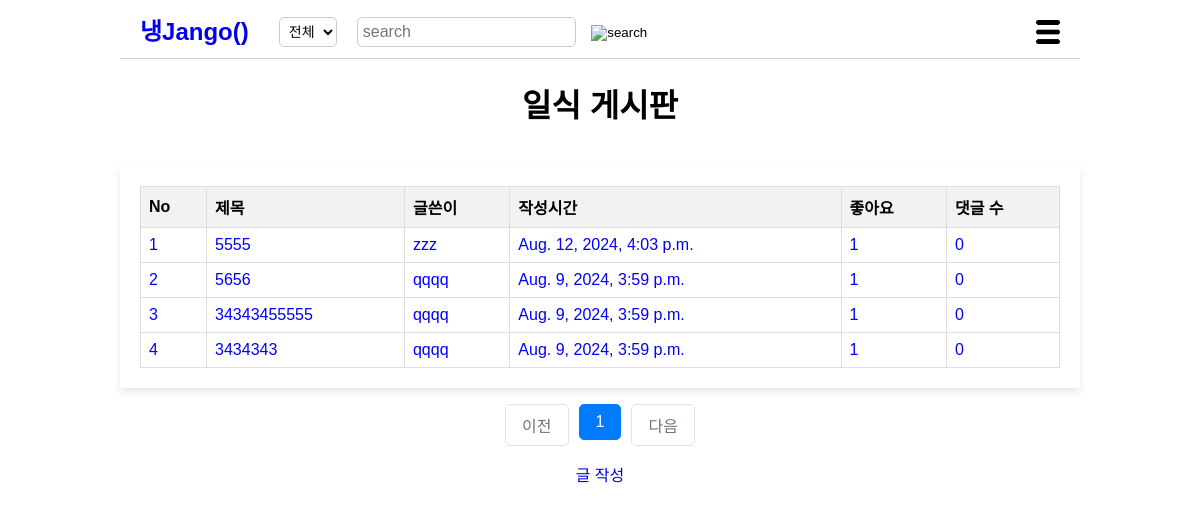
/japanpost/, run on an earlier commit of the app's database.
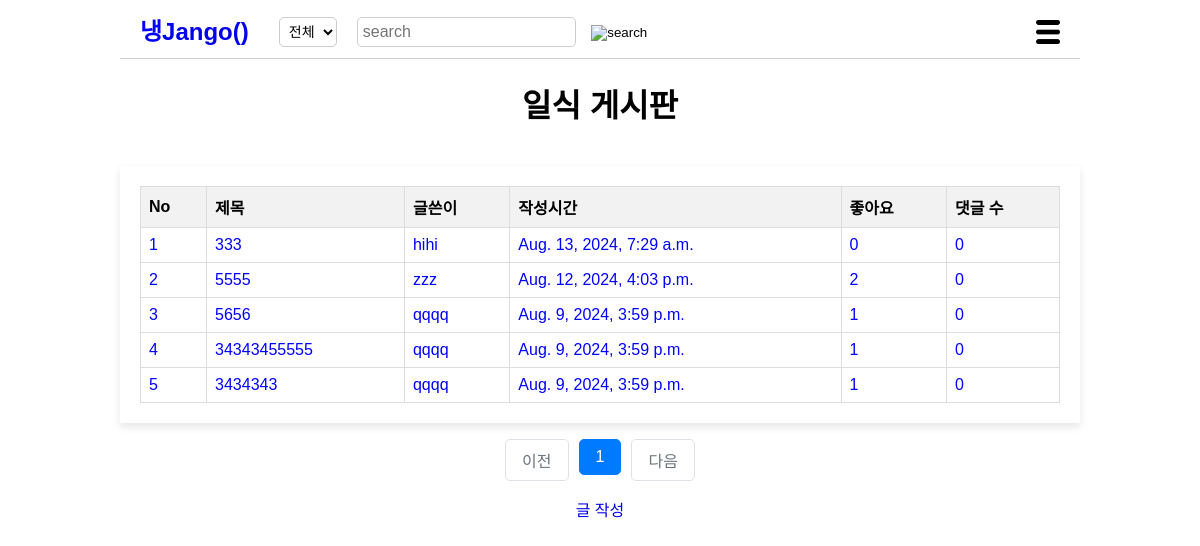
And on a later commit of the database.
### post/models.py (models this page shows, shortened)
class Post(models.Model):
    title = models.CharField(max_length=200)
    cooktime = models.IntegerField()
    ingredient = models.TextField()
    cookmethod = models.TextField()
    created_at=models.DateTimeField(auto_now_add=True)
    writer=models.ForeignKey(User, on_delete=models.CASCADE)
    like_users=models.ManyToManyField(settings.AUTH_USER_MODEL, related_name='like_posts', blank=True)
    updated_at=models.DateTimeField(null=True, blank=True, auto_now=True)
    category = models.ForeignKey(Category, on_delete=models.CASCADE)

### post/views/post_views.py (the view)
# urls.py: path('<str:category_name>/',list, name='list'),
def list(request, category_name):
    request.session['previous_page'] = request.get_full_path()
    category = get_object_or_404(Category, name=category_name)
    posts = Post.objects.filter(category=category).annotate(comment_count=Count('comment')).order_by('-created_at')
    page=request.GET.get('page', '1')
    paginator=Paginator(posts, 10)
    page_obj=paginator.get_page(page)
    context={
        'list': page_obj,
        }
    if category_name=="koreapost":
        return render(request, 'koreapost.html', context)
    elif category_name=="chinapost":
        return render(request, 'chinapost.html', context)
    elif category_name=="japanpost":
        return render(request, 'japanpost.html', context)
    else:
        return render(request, '404.html')

### post/templates/japanpost.html (shortened to what this page needs)
<!DOCTYPE html>
<html lang="ko">
    <head>
        {% load static %}
        <link rel="stylesheet" href="{%static 'css/styles-japanpost.css' %}">
        <!-- {% load static %}
        <link rel="stylesheet" href="styles-japanpost.css"> -->
    </head>
    <body>
        <header>
            <div class="logo"><a href="{% url 'post:main' %}">
                <span class="blue">냉</span>Jango() </a>
            </div>
            <select id="search-type">
                <option value="all">전체</option>
            </select>
            <div class="search-bar">
                <form method="POST" action="{% url 'post:search' %}">
                        <input type="text" placeholder="search" name="searched">
                        <button><img src="{% static 'image/search-icon.png' %}" alt="search"></button>
                    </form>
            </div>
            <div class="menu-icon">
                <img src="{% static 'image/menu-icon.png' %}" alt="menu">
            </div>
        </header>
        <h1>일식 게시판</h1>
        <br>
        <div class="container">
            <table>
                <thead>
                    <tr>
                        <th>No</th>
                        <th>제목</th>
                        <th>글쓴이</th>
                        <th>작성시간</th>
                        <th>좋아요</th>
                        <th>댓글 수</th>
                    </tr>
                </thead>
                <tbody>
                    {% for post in list %}
                    <tr class="fixed" data-href="{% url 'post:show' post.id %}">
                        <td>{{ forloop.counter }}</td>
                        <td>{{ post.title }}</td>
                        <td>{{ post.writer }}</td>
                        <td>{{ post.created_at }}</td>
                        <td>{{ post.like_users.all.count }}</td>
                        <td>{{ post.comment_count }}</td>
                    </tr>
                    {% endfor %}
                </tbody>
            </table>
        </div>
        <ul class="pagination justify-content-center">
            {% if list.has_previous %}
                <li class="page-item">
                    <a class="page-link" href="?page={{ list.previous_page_number }}">이전</a>
                </li>
            {% else %}
                <li class="page-item disabled">
                    <a class="page-link" tabindex="-1" aria-disabled="true" href="#">이전</a>
                </li>
            {% endif %}
            {% for page_number in list.paginator.page_range %}
            {% if page_number >= list.number|add:-5 and page_number <= list.number|add:5 %}
            {% if page_number == list.number %}
                <li class="page-item active" aria-current="page">
                    <a class="page-link" href="?page={{ page_number }}">{{ page_number }}</a>
                </li>
            {% else %}
                <li class="page-item">
                    <a class="page-link" href="?page={{ page_number }}">{{ page_number }}</a>
                </li>
            {% endif %}
            {% endif %}
            {% endfor %}
            {% if list.has_next %}
                <li class="page-item">
                    <a class="page-link" href="?page={{ list.next_page_number }}">다음</a>
                </li>
            {% else %}
                <li class="page-item disabled">
                    <a class="page-link" tabindex="-1" aria-disabled="true" href="#">다음</a>
                </li>
            {% endif %}
        </ul>
        <a href="{% url 'post:write' %}">글 작성</a>
    </body>
</html>

What changed in the data, as far as the page shows it:
added Post: title "333", writer "hihi", created_at "Aug. 13, 2024, 7:29 a.m.", like_users.all.count "0", comment_count "0"
computed for Post "Aug. 12, 2024, 4:03 p.m.": like_users.all.count "1" → "2"
